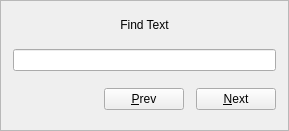
<?xml version="1.0" encoding="UTF-8"?>
<ui version="4.0">
 <author>David Sugar</author>
 <comment>** Copyright (C) 2011-2017 Tycho Softworks.
**
** This program is free software: you can redistribute it and/or modify
** it under the terms of the GNU General Public License as published
** by the Free Software Foundation, either version 3 of the License, or
** (at your option) any later version.
**
** This program is distributed in the hope that it will be useful,
** but WITHOUT ANY WARRANTY; without even the implied warranty of
** MERCHANTABILITY or FITNESS FOR A PARTICULAR PURPOSE.  See the
** GNU General Public License for more details.
**
** You should have received a copy of the GNU General Public License
** along with this program.  If not, see &lt;http://www.gnu.org/licenses/&gt;.</comment>
 <class>FindDialog</class>
 <widget class="QDialog" name="FindDialog">
  <property name="geometry">
   <rect>
    <x>0</x>
    <y>0</y>
    <width>289</width>
    <height>131</height>
   </rect>
  </property>
  <property name="focusPolicy">
   <enum>Qt::TabFocus</enum>
  </property>
  <property name="windowTitle">
   <string notr="true">Dialog</string>
  </property>
  <layout class="QVBoxLayout" name="verticalLayout">
   <property name="spacing">
    <number>0</number>
   </property>
   <property name="leftMargin">
    <number>0</number>
   </property>
   <property name="topMargin">
    <number>0</number>
   </property>
   <property name="rightMargin">
    <number>0</number>
   </property>
   <property name="bottomMargin">
    <number>0</number>
   </property>
   <item>
    <widget class="QFrame" name="frame">
     <property name="frameShape">
      <enum>QFrame::StyledPanel</enum>
     </property>
     <property name="frameShadow">
      <enum>QFrame::Plain</enum>
     </property>
     <layout class="QVBoxLayout" name="verticalLayout_2">
      <property name="spacing">
       <number>12</number>
      </property>
      <property name="leftMargin">
       <number>12</number>
      </property>
      <property name="topMargin">
       <number>12</number>
      </property>
      <property name="rightMargin">
       <number>12</number>
      </property>
      <property name="bottomMargin">
       <number>12</number>
      </property>
      <item>
       <widget class="QLabel" name="label">
        <property name="sizePolicy">
         <sizepolicy hsizetype="Preferred" vsizetype="Fixed">
          <horstretch>0</horstretch>
          <verstretch>0</verstretch>
         </sizepolicy>
        </property>
        <property name="minimumSize">
         <size>
          <width>0</width>
          <height>0</height>
         </size>
        </property>
        <property name="text">
         <string>Find Text</string>
        </property>
        <property name="alignment">
         <set>Qt::AlignCenter</set>
        </property>
        <property name="margin">
         <number>0</number>
        </property>
       </widget>
      </item>
      <item>
       <widget class="QLineEdit" name="seekEdit">
        <property name="sizePolicy">
         <sizepolicy hsizetype="Expanding" vsizetype="Fixed">
          <horstretch>0</horstretch>
          <verstretch>0</verstretch>
         </sizepolicy>
        </property>
        <property name="focusPolicy">
         <enum>Qt::StrongFocus</enum>
        </property>
        <property name="acceptDrops">
         <bool>false</bool>
        </property>
       </widget>
      </item>
      <item>
       <layout class="QHBoxLayout" name="horizontalLayout">
        <item>
         <spacer name="horizontalSpacer">
          <property name="orientation">
           <enum>Qt::Horizontal</enum>
          </property>
          <property name="sizeHint" stdset="0">
           <size>
            <width>40</width>
            <height>20</height>
           </size>
          </property>
         </spacer>
        </item>
        <item>
         <widget class="QPushButton" name="prevButton">
          <property name="focusPolicy">
           <enum>Qt::NoFocus</enum>
          </property>
          <property name="text">
           <string>&amp;Prev</string>
          </property>
          <property name="icon">
           <iconset theme="go-previous">
            <normaloff>.</normaloff>.</iconset>
          </property>
          <property name="shortcut">
           <string>Meta+P</string>
          </property>
         </widget>
        </item>
        <item>
         <widget class="QPushButton" name="nextButton">
          <property name="focusPolicy">
           <enum>Qt::NoFocus</enum>
          </property>
          <property name="text">
           <string>&amp;Next</string>
          </property>
          <property name="icon">
           <iconset theme="go-next">
            <normaloff>.</normaloff>.</iconset>
          </property>
          <property name="shortcut">
           <string>Meta+N</string>
          </property>
         </widget>
        </item>
       </layout>
      </item>
     </layout>
    </widget>
   </item>
  </layout>
 </widget>
 <tabstops>
  <tabstop>nextButton</tabstop>
  <tabstop>prevButton</tabstop>
 </tabstops>
 <resources/>
 <connections/>
</ui>
